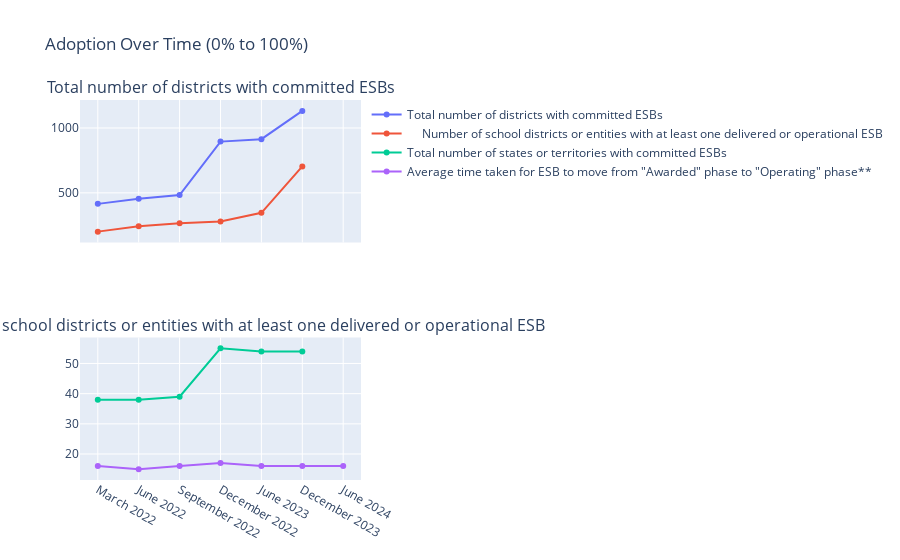
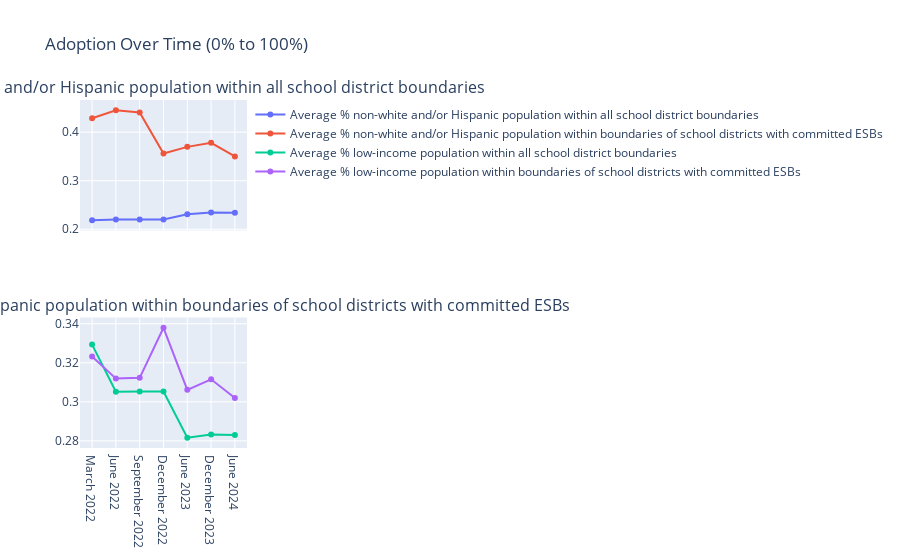

The notebook cell these images were saved under, in order:
### Code cell
plot_two_panel_adoption(subset, 0, title="Adoption Over Time (0% to 100%)")
plot_two_panel_adoption(subset, 4, title="Adoption Over Time (0% to 100%)")
plot_two_panel_adoption(subset, 8, title="Adoption Over Time (0% to 100%)")

### Figure 1 — Plotly figure (JSON) as saved in the notebook; plotly's stock layout.template omitted (floating-point values rounded to 4 significant figures)
{"data": [{"mode": "lines+markers", "name": "Total number of districts with committed ESBs", "type": "scatter", "x": ["March 2022", "June 2022", "September 2022", "December 2022", "June 2023", "December 2023", "June 2024"], "xaxis": "x", "y": [415, 455, 483, 895, 914, 1132, null], "yaxis": "y"}, {"mode": "lines+markers", "name": "     Number of school districts or entities with at least one delivered or operational ESB", "type": "scatter", "x": ["March 2022", "June 2022", "September 2022", "December 2022", "June 2023", "December 2023", "June 2024"], "xaxis": "x", "y": [201, 243, 266, 279, 346, 704, null], "yaxis": "y"}, {"mode": "lines+markers", "name": "Total number of states or territories with committed ESBs", "type": "scatter", "x": ["March 2022", "June 2022", "September 2022", "December 2022", "June 2023", "December 2023", "June 2024"], "xaxis": "x2", "y": [38, 38, 39, 55, 54, 54, null], "yaxis": "y2"}, {"mode": "lines+markers", "name": "Average time taken for ESB to move from \"Awarded\" phase to \"Operating\" phase**", "type": "scatter", "x": ["March 2022", "June 2022", "September 2022", "December 2022", "June 2023", "December 2023", "June 2024"], "xaxis": "x2", "y": [16, 15, 16, 17, 16, 16, 16], "yaxis": "y2"}], "layout": {"annotations": [{"font": {"size": 16}, "showarrow": false, "text": "Total number of districts with committed ESBs", "x": 0.5, "xanchor": "center", "xref": "paper", "y": 1, "yanchor": "bottom", "yref": "paper"}, {"font": {"size": 16}, "showarrow": false, "text": "     Number of school districts or entities with at least one delivered or operational ESB", "x": 0.5, "xanchor": "center", "xref": "paper", "y": 0.375, "yanchor": "bottom", "yref": "paper"}], "title": {"text": "Adoption Over Time (0% to 100%)"}, "xaxis": {"anchor": "y", "domain": [0, 1], "matches": "x2", "showticklabels": false}, "xaxis2": {"anchor": "y2", "domain": [0, 1]}, "yaxis": {"anchor": "x", "domain": [0.625, 1]}, "yaxis2": {"anchor": "x2", "domain": [0, 0.375]}}}

### Figure 2 — Plotly figure (JSON) as saved in the notebook; plotly's stock layout.template omitted (floating-point values rounded to 4 significant figures)
{"data": [{"mode": "lines+markers", "name": "Average % non-white and/or Hispanic population within all school district boundaries", "type": "scatter", "x": ["March 2022", "June 2022", "September 2022", "December 2022", "June 2023", "December 2023", "June 2024"], "xaxis": "x", "y": [0.2186, 0.2202, 0.2201, 0.2201, 0.2308, 0.2345, 0.234], "yaxis": "y"}, {"mode": "lines+markers", "name": "Average % non-white and/or Hispanic population within boundaries of school districts with committed ESBs", "type": "scatter", "x": ["March 2022", "June 2022", "September 2022", "December 2022", "June 2023", "December 2023", "June 2024"], "xaxis": "x", "y": [0.4285, 0.4449, 0.4403, 0.356, 0.3696, 0.378, 0.35], "yaxis": "y"}, {"mode": "lines+markers", "name": "Average % low-income population within all school district boundaries", "type": "scatter", "x": ["March 2022", "June 2022", "September 2022", "December 2022", "June 2023", "December 2023", "June 2024"], "xaxis": "x2", "y": [0.3293, 0.3052, 0.3053, 0.3053, 0.2816, 0.2833, 0.283], "yaxis": "y2"}, {"mode": "lines+markers", "name": "Average % low-income population within boundaries of school districts with committed ESBs", "type": "scatter", "x": ["March 2022", "June 2022", "September 2022", "December 2022", "June 2023", "December 2023", "June 2024"], "xaxis": "x2", "y": [0.3232, 0.3119, 0.3123, 0.3379, 0.3061, 0.3115, 0.302], "yaxis": "y2"}], "layout": {"annotations": [{"font": {"size": 16}, "showarrow": false, "text": "Average % non-white and/or Hispanic population within all school district boundaries", "x": 0.5, "xanchor": "center", "xref": "paper", "y": 1, "yanchor": "bottom", "yref": "paper"}, {"font": {"size": 16}, "showarrow": false, "text": "Average % non-white and/or Hispanic population within boundaries of school districts with committed ESBs", "x": 0.5, "xanchor": "center", "xref": "paper", "y": 0.375, "yanchor": "bottom", "yref": "paper"}], "title": {"text": "Adoption Over Time (0% to 100%)"}, "xaxis": {"anchor": "y", "domain": [0, 1], "matches": "x2", "showticklabels": false}, "xaxis2": {"anchor": "y2", "domain": [0, 1]}, "yaxis": {"anchor": "x", "domain": [0.625, 1]}, "yaxis2": {"anchor": "x2", "domain": [0, 0.375]}}}
